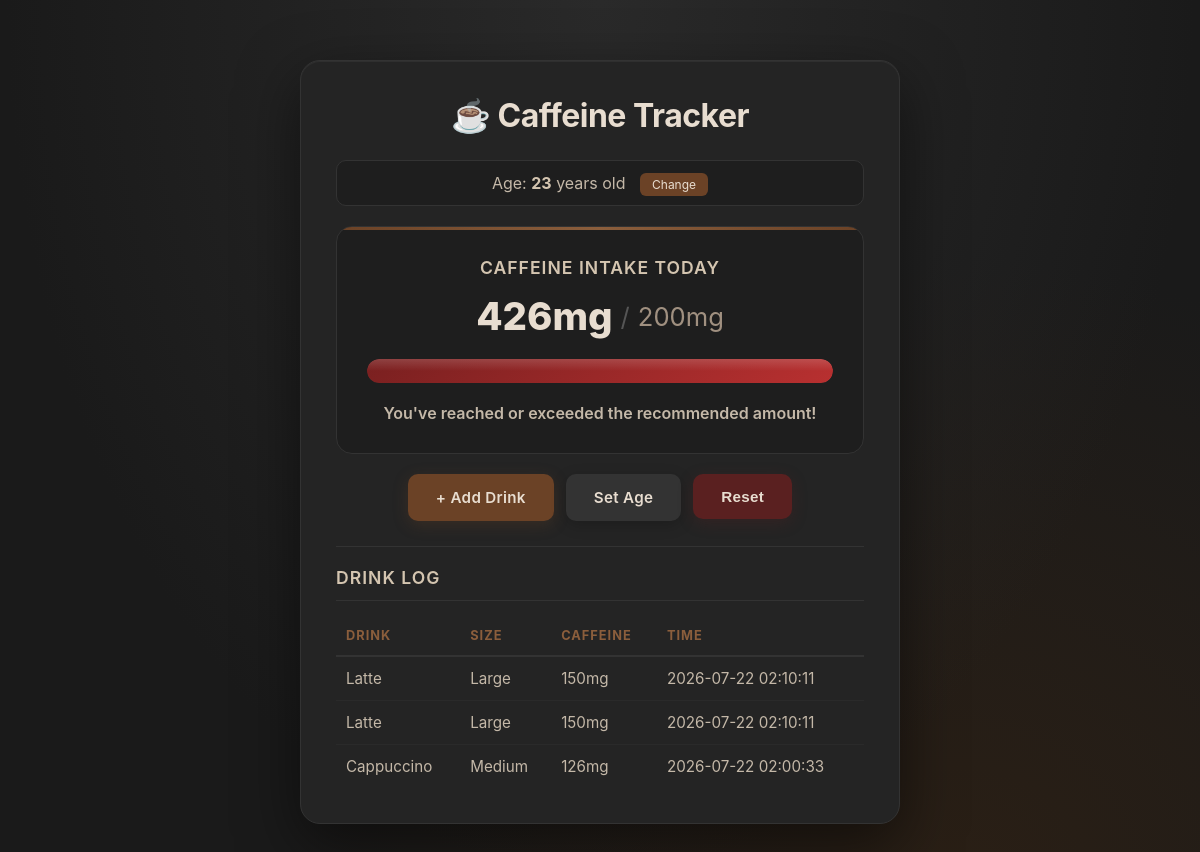
Before: / with the older database file.
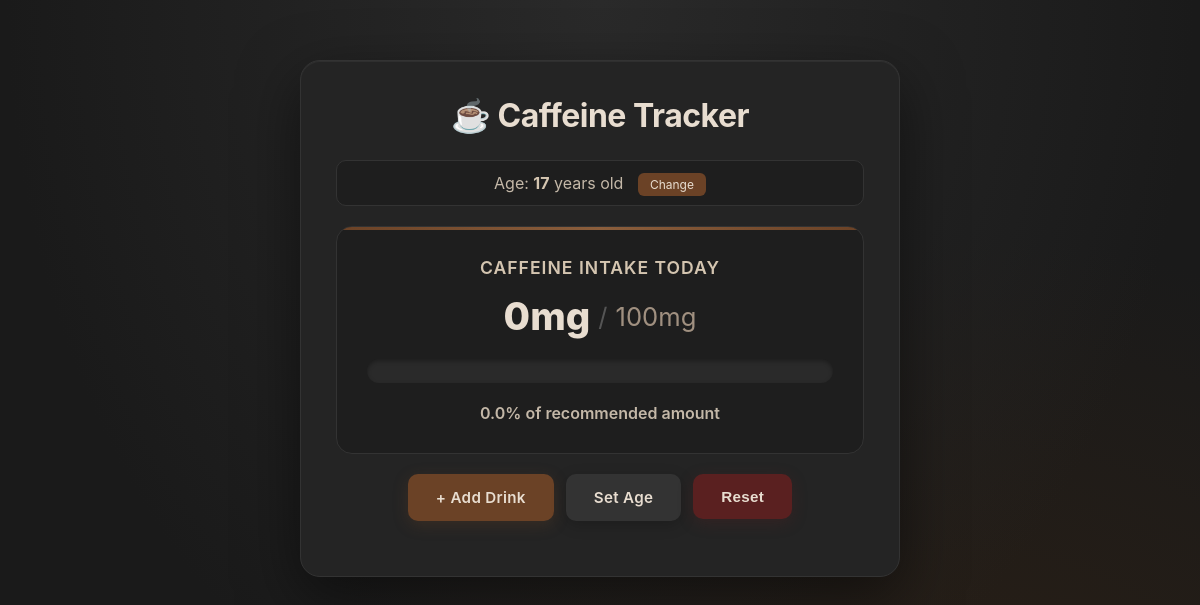
After: the same page with the newer database file.
### tables this page shows
CREATE TABLE user_drinks (
        id INTEGER PRIMARY KEY AUTOINCREMENT,
        coffee_type TEXT NOT NULL,
        size TEXT NOT NULL,
        caffeine_mg INTEGER NOT NULL,
        timestamp DATETIME DEFAULT CURRENT_TIMESTAMP
    );

### app.py (the view)
@app.route('/')
def home():
    total_caffeine = get_total_caffeine()
    age = get_user_age()
    max_caffeine = get_age_recommendation(age) if age else 400
    percentage = round((total_caffeine / max_caffeine) * 100, 1) if max_caffeine > 0 else 0
    drink_log = get_drink_log()
    return render_template('home.html', total_caffeine=total_caffeine, max_caffeine=max_caffeine, percentage=percentage, age=age, drink_log=drink_log)

### app.py (called while the page is built)
def get_db():
    conn = sqlite3.connect(DATABASE)
    conn.row_factory = sqlite3.Row
    return conn

def get_age_recommendation(age):
    conn = get_db()
    row = conn.execute('SELECT max_caffeine_mg FROM age_recommendations WHERE age_min <= ? AND age_max >= ?', (age, age)).fetchone()
    conn.close()
    return row['max_caffeine_mg'] if row else 400

def get_total_caffeine():
    conn = get_db()
    row = conn.execute('SELECT COALESCE(SUM(caffeine_mg), 0) as total FROM user_drinks').fetchone()
    conn.close()
    return row['total']

def get_user_age():
    conn = get_db()
    row = conn.execute('SELECT age FROM user_profile ORDER BY id DESC LIMIT 1').fetchone()
    conn.close()
    return row['age'] if row else None

def get_drink_log():
    conn = get_db()
    rows = conn.execute('SELECT coffee_type, size, caffeine_mg, timestamp FROM user_drinks ORDER BY id DESC').fetchall()
    conn.close()
    return rows

### templates/home.html (shortened to what this page needs)
<!DOCTYPE html>
<html lang="en">
<head>
    <link rel="stylesheet" href="{{ url_for('static', filename='style.css') }}">
</head>
<body>
    <div class="container">
        <h1>☕ Caffeine Tracker</h1>
        {% if age %}
            <div class="age-display">
                Age: <strong>{{ age }}</strong> years old
                <a href="{{ url_for('set_age') }}" class="btn-small">Change</a>
            </div>
        {% else %}
            <div class="age-display warning">
                No age set! <a href="{{ url_for('set_age') }}">Set your age</a> to see your daily caffeine maximum.
            </div>
        {% endif %}
        <div class="stats-card">
            <h2>Caffeine Intake Today</h2>
            <div class="caffeine-numbers">
                <span class="current">{{ total_caffeine }}mg</span>
                <span class="divider">/</span>
                <span class="max">{{ max_caffeine }}mg</span>
            </div>
            <div class="progress-container">
                <div id="progress-fill" class="progress-bar
                    {% if percentage >= 100 %}
                        bar-red
                    {% elif percentage > 80 %}
                        bar-orange
                    {% elif percentage > 50 %}
                        bar-yellow
                    {% else %}
                        bar-green
                    {% endif %}">
                </div>
            </div>
            <div class="percentage-text">
                {% if percentage >= 100 %}
                    You've reached or exceeded the recommended amount!
                {% elif percentage > 80 %}
                    Approaching the recommended amount ({{ "%.1f"|format(percentage) }}%)
                {% else %}
                    {{ "%.1f"|format(percentage) }}% of recommended amount
                {% endif %}
            </div>
        </div>
        <div class="actions">
            <a href="{{ url_for('add_drink') }}" class="btn">+ Add Drink</a>
            <a href="{{ url_for('set_age') }}" class="btn btn-secondary">Set Age</a>
            <form action="{{ url_for('reset') }}" method="POST" style="display: inline;">
                <button type="submit" class="btn btn-danger" onclick="return confirm('Reset all drinks?')">Reset</button>
            </form>
        </div>
        {% if drink_log %}
        <div class="drink-log">
            <h2>Drink Log</h2>
            <table>
                <thead>
                    <tr>
                        <th>Drink</th>
                        <th>Size</th>
                        <th>Caffeine</th>
                        <th>Time</th>
                    </tr>
                </thead>
                <tbody>
                    {% for drink in drink_log %}
                    <tr>
                        <td>{{ drink['coffee_type'] }}</td>
                        <td>{{ drink['size'] }}</td>
                        <td>{{ drink['caffeine_mg'] }}mg</td>
                        <td>{{ drink['timestamp'] }}</td>
                    </tr>
                    {% endfor %}
                </tbody>
            </table>
        </div>
        {% endif %}
    </div>
</body>
</html>

### static/style.css (style rules this page uses)
* { margin: 0; padding: 0; box-sizing: border-box; }
body { font-family: -apple-system, BlinkMacSystemFont, 'Segoe UI', Roboto, sans-serif; background: #1a1a1a; min-height: 100vh; padding: 20px; color: #e0d5c7; background-image: radial-gradient(ellipse at 50% 0%, #2a2a2a 0%, transparent 70%), radial-gradient(ellipse at 80% 100%, #2a1f15 0%, transparent 50%); }
.container { max-width: 600px; margin: 40px auto; background: #242424; border-radius: 20px; padding: 35px; box-shadow: 0 20px 60px rgba(0,0,0,0.5), inset 0 1px 0 rgba(255,255,255,0.05); border: 1px solid #333; }
h1 { text-align: center; font-size: 2em; margin-bottom: 25px; color: #e8ddd0; font-weight: 700; letter-spacing: -0.5px; }
h2 { font-size: 1.1em; margin-bottom: 15px; color: #d4c5b0; font-weight: 600; text-transform: uppercase; letter-spacing: 1px; }
.age-display { text-align: center; padding: 12px; background: #1e1e1e; border-radius: 10px; margin-bottom: 20px; font-size: 1em; color: #c4b8a8; border: 1px solid #333; }
.age-display strong { color: #d4c5b0; }
.stats-card { background: #1e1e1e; border-radius: 16px; padding: 30px; text-align: center; margin-bottom: 20px; border: 1px solid #333; position: relative; overflow: hidden; }
.stats-card::before { content: ''; position: absolute; top: 0; left: 0; right: 0; height: 3px; background: linear-gradient(90deg, #6B4226, #8B5E3C, #6B4226); }
.caffeine-numbers { font-size: 2em; margin: 15px 0; display: flex; align-items: center; justify-content: center; gap: 8px; }
.current { font-weight: 800; color: #e8ddd0; font-size: 1.2em; }
.divider { color: #555; font-size: 0.8em; }
.max { color: #a09080; font-size: 0.8em; }
.progress-container { width: 100%; height: 24px; background: #2a2a2a; border-radius: 12px; overflow: hidden; margin: 20px 0; position: relative; box-shadow: inset 0 2px 4px rgba(0,0,0,0.3); }
.percentage-text { font-size: 1em; font-weight: 600; margin-top: 10px; color: #c4b8a8; }
.actions { display: flex; gap: 12px; justify-content: center; flex-wrap: wrap; margin-bottom: 20px; }
.btn { display: inline-block; padding: 14px 28px; background: #6B4226; color: #e8ddd0; text-decoration: none; border-radius: 10px; font-size: 0.95em; font-weight: 600; border: none; cursor: pointer; transition: all 0.2s ease; letter-spacing: 0.3px; box-shadow: 0 4px 15px rgba(107, 66, 38, 0.3); }
.btn-secondary { background: #333; box-shadow: 0 4px 15px rgba(0,0,0,0.2); }
.btn-danger { background: #5a2020; box-shadow: 0 4px 15px rgba(90, 32, 32, 0.3); }
.btn-small { font-size: 0.75em; padding: 4px 12px; background: #6B4226; color: #e8ddd0; text-decoration: none; border-radius: 6px; margin-left: 10px; transition: all 0.2s ease; }

Changed rows visible on the page:
removed user_drinks: coffee_type "Latte", size "Large", caffeine_mg "150", timestamp "2026-07-22 02:10:11"
removed user_drinks: coffee_type "Latte", size "Large", caffeine_mg "150", timestamp "2026-07-22 02:10:11"
removed user_drinks: coffee_type "Cappuccino", size "Medium", caffeine_mg "126", timestamp "2026-07-22 02:00:33"
Other visible differences:
{{ age }}: "23" → "17"
{{ total_caffeine }}: "426" → "0"
{{ max_caffeine }}: "200" → "100"
{{ "%.1f"|format(percentage) }}: (not shown) → "0.0"
text no longer shown: "You've reached or exceeded the recommended amount! DRINK LOG DRINK SIZE CAFFEINE TIME"
text now shown: "% of recommended amount"
